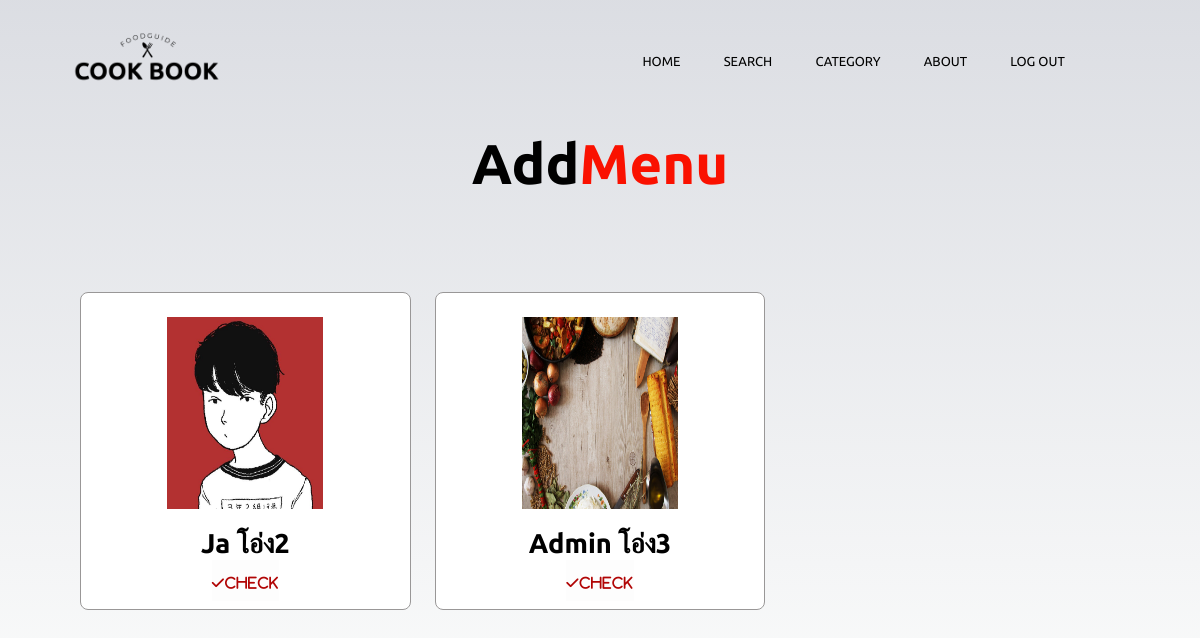
/recipe/useraddmenu, run on the app's committed database.
### recipe/models.py (models this page shows, shortened)
class Addrecipe(models.Model):
    user=models.ForeignKey(User,default=None, on_delete=models.PROTECT)
    bankaccount = models.CharField(default=None,max_length=20)
    class status(models.TextChoices):
        no = "no"
        confirm = "confirm"
    class mode(models.TextChoices):
        dessert = "dessert"
        meat = "meat"
        halal = "halal"
        beverag = "beverag"
        ovovegen = "ovovegen"
        vegy = "vegetarian"
        appetizer = "appetizer"
    pic = models.ImageField(upload_to="",blank=True,null=True)
    menu = models.CharField(max_length=100,default=None)
    ingredient_unit = models.TextField(blank=True)
    HowToDo = models.TextField(blank=True)
    type = models.CharField(max_length=100,
        choices=mode.choices,
        default=None,
        )
    confirm = models.CharField(max_length=10,
        choices=status.choices,
        default=status.no,
        )
    price = models.IntegerField(default=None, null=True)
    calorie = models.IntegerField(default=None, null=True)

### recipe/views.py (the view)
# urls.py: path('useraddmenu', views.admin_addmenu, name="addmenu"),
def admin_addmenu (request):
    return render(request,'recipe/admin_addmenu.html',{
        "user_addmenu" :Addrecipe.objects.all()
        })

### recipe/templates/Recipe/admin_addmenu.html
{% extends 'recipe/base_addmenu.html' %}
{% load static %}
{% block content %}
<section class="dishes" id="dishes">
    <h1 class="heading">Add<span>Menu</span></h1>
      <div class="box-container">
          {% for list_menu in user_addmenu %}
            {% if list_menu.confirm == "no" %}
              <div class="box">
                  <img class="image" src="{{list_menu.pic.url}}" style="width: 50%; ;"/><br>
                  <h3>{{list_menu.user}} {{list_menu.menu}}</h3></a>
                  <button class="button" ><a class="fas fa-check" href="{% url 'admin:index' %}">Check</a></button>
              </div>
            {% endif %}
          {% endfor %}
      </div>
</section>
{% endblock %}

### static/css/addmenu.css (style rules this page uses)
* { margin: 0; padding: 0; font-family: 'Ubuntu', sans-serif; box-sizing: border-box; text-decoration: none; outline: none; border: none; text-transform: capitalize; transition: all .2s linear; }
body { background-image: linear-gradient(rgba(205, 207, 216, 0.7),rgba(255, 255, 255, 0.7)), url(/static/images/bg7.jpg) ; background-size: cover; background-position: center; background-attachment: fixed; }
.heading { text-align: center; font-size: 3.5rem; padding: 1rem; color: #666; }
.heading span { color: #f44336; }
.heading { text-align: center; font-size: 3.5rem; padding: 1rem; color: rgb(0, 0, 0); }
.heading span { color: #fa1100; }
.dishes .box-container { display: grid; grid-template-columns: repeat(3, 1fr); gap: 1.5rem; padding: 5rem; }
.dishes .box-container .box { padding: 0.5rem; background: #fff; border-radius: .5rem; border: .1rem solid rgb(153, 151, 151); box-shadow: box-shadow; position: relative; overflow: hidden; text-align: center; }
.dishes .box-container .box .image { height: 12rem; margin: 1rem 0; }
.dishes .box-container .box h3 { color: black; font-size: 1.7rem; }
button { text-decoration: none; padding-top: 15px; font-size: 14px; background-color: #fdfdfd; text-decoration: none; letter-spacing: 1px; padding-bottom: 10px; }
button .fa-check { color: rgb(177, 5, 5); }

### static/css/style-navbar.css (style rules this page uses)
* { margin: 0; padding: 0; font-family: 'Ubuntu', sans-serif; }
body { background-image: linear-gradient(rgba(205, 207, 216, 0.7),rgba(255, 255, 255, 0.7)), url(/static/images/bg7.jpg) ; background-size: cover; background-position: center; background-attachment: fixed; font-family: 'PT mono', sans-serif; font-size: 14px; margin: 0; padding: 0; background-color: rgb(253, 255, 252); }

### data on the page
Addrecipe: pic (picture), user "Ja", menu "โอ่ง2"
Addrecipe: pic (picture), user "Admin", menu "โอ่ง3"
